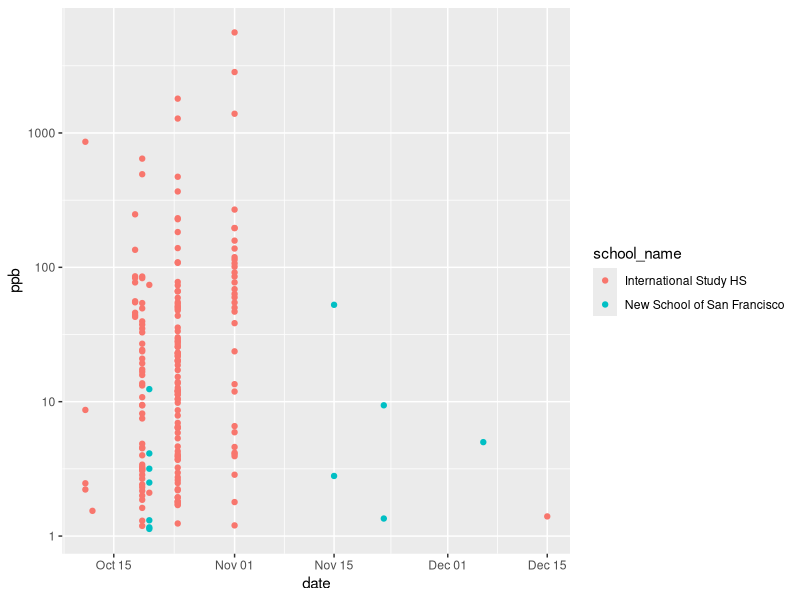

Here is the R script that generated this plot: (Note: this script raises an error after producing the figure.)
library(tidyverse)
library(lubridate)

lead <- read_csv('sfusd_lead_sampling.csv')
glimpse(lead)

l1 <- lead %>% 
  mutate(lead_present = ifelse(`Pb (µg/L)` == '< 1' | is.na(`Pb (µg/L)`), FALSE, TRUE)) %>% 
  filter(lead_present) %>% 
  mutate(ppb = as.numeric(`Pb (µg/L)`), date = mdy(sample_date)) %>%
  select(school_name, date, ppb, lat, lon) %>% 
  group_by(school_name) %>% 
  filter(date == max(date)) %>%
  filter(ppb == max(ppb)) %>% 
  ungroup() %>% 
  unique()

l2 <- lead %>% 
  mutate(lead_present = ifelse(`Pb (µg/L)` == '< 1' | is.na(`Pb (µg/L)`), FALSE, TRUE)) %>% 
  filter(lead_present) %>% 
  mutate(ppb = as.numeric(`Pb (µg/L)`), date = mdy(sample_date)) %>%
  select(school_name, date, ppb, lat, lon) %>% 
  group_by(school_name) %>% 
  summarise(ppb2 = max(ppb)) %>% 
  ungroup() 

l1 %>% 
  left_join(l2) %>% 
  mutate(diff = ppb - ppb2) %>% View

# just going to use the max sample per school to represent problem
# using max reading from most recent test is the same as max overall sample for all but 5 schools
no_lead <- lead %>% 
  mutate(lead_present = ifelse(`Pb (µg/L)` == '< 1' | is.na(`Pb (µg/L)`), FALSE, TRUE)) %>% 
  group_by(school_name, lat, lon) %>% 
  summarise(lead_present = max(lead_present)) %>% 
  ungroup() %>% 
  filter(lead_present == 0) %>% 
  select(school_name, lat, lon) %>% 
  mutate(date = as.Date(NA), ppb = 0) %>% 
  select(school_name, date, ppb, lat, lon)

lead %>% 
  mutate(lead_present = ifelse(`Pb (µg/L)` == '< 1' | is.na(`Pb (µg/L)`), FALSE, TRUE)) %>% 
  filter(lead_present) %>% 
  mutate(ppb = as.numeric(`Pb (µg/L)`),
         date = mdy(sample_date)) %>% 
  select(school_name, date, ppb, lat, lon) %>% 
  group_by(school_name) %>% 
  filter(ppb == max(ppb)) %>% 
  unique() %>% 
  filter(date == max(date)) %>% 
  ungroup() %>% 
  bind_rows(no_lead) %>% 
  mutate(school_name = str_replace(school_name, 'ES', 'Elementary School'),
         school_name = str_replace(school_name, 'MS', 'Middle School'),
         school_name = str_replace(school_name, 'HS', 'High School')) %>% 
  write_csv('app_data.csv')

  
  
# looking at extremes
lead %>%
  filter(school_name %in% c('New School of San Francisco', 'International Study HS')) %>% 
  mutate(lead_present = ifelse(`Pb (µg/L)` == '< 1' | is.na(`Pb (µg/L)`), FALSE, TRUE)) %>% 
  filter(lead_present) %>% 
  mutate(date = mdy(sample_date), ppb = as.numeric(`Pb (µg/L)`)) %>% 
  select(school_name, sample_point_name , date, ppb, result) %>% 
  ggplot(aes(x = date, y = ppb, color = school_name)) +
  geom_point() +
  scale_y_log10()

 

View(lead)

lead %>% 
  mutate(lead_present = ifelse(`Pb (µg/L)` == '< 1' | is.na(`Pb (µg/L)`), FALSE, TRUE)) %>%  
  group_by(school_name, lat, lon) %>% 
  summarise(lead_present = any(lead_present)) %>% 
  ungroup() %>% 
  mutate(id = row_number()) %>% 
  select(id, school_name:lead_present) %>% 
  write_csv('school_lookup.csv')

school_lookup <- read_csv('school_lookup.csv')

